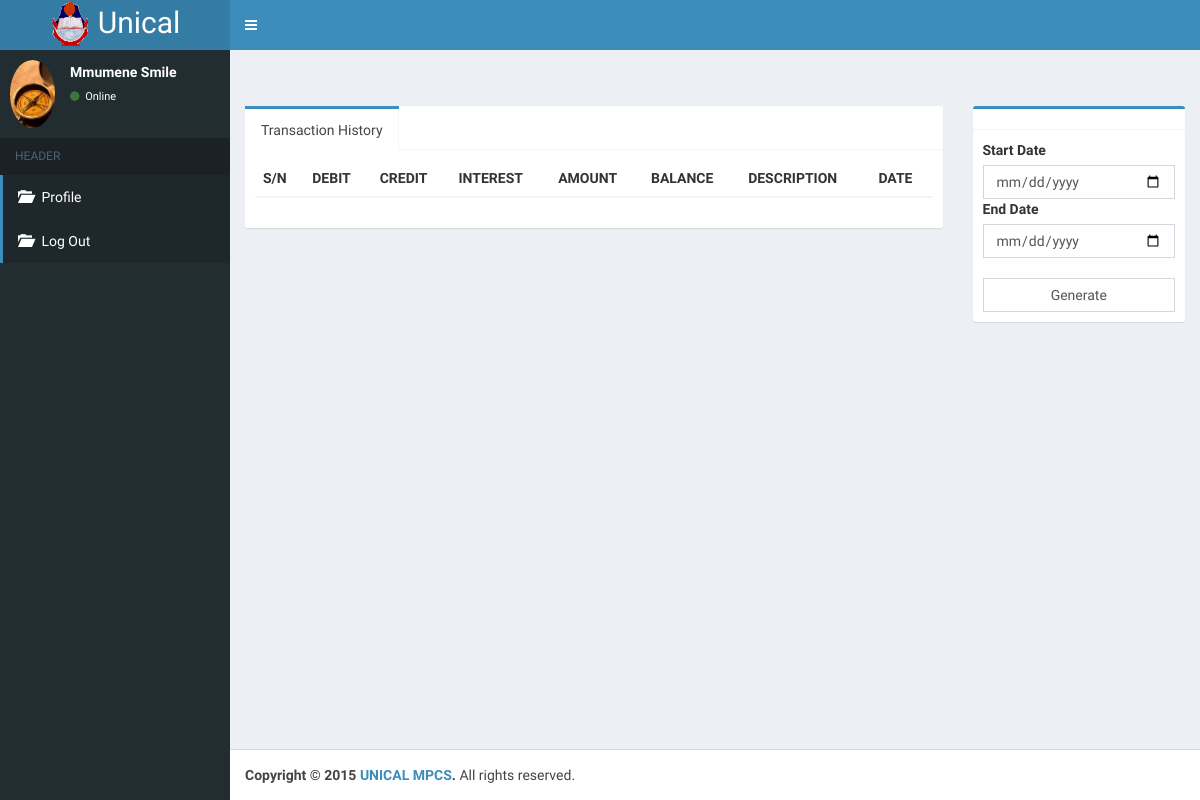
Before: /index.php?page=dep_witd&id=SSA4645268 (signed in) with the older database file.
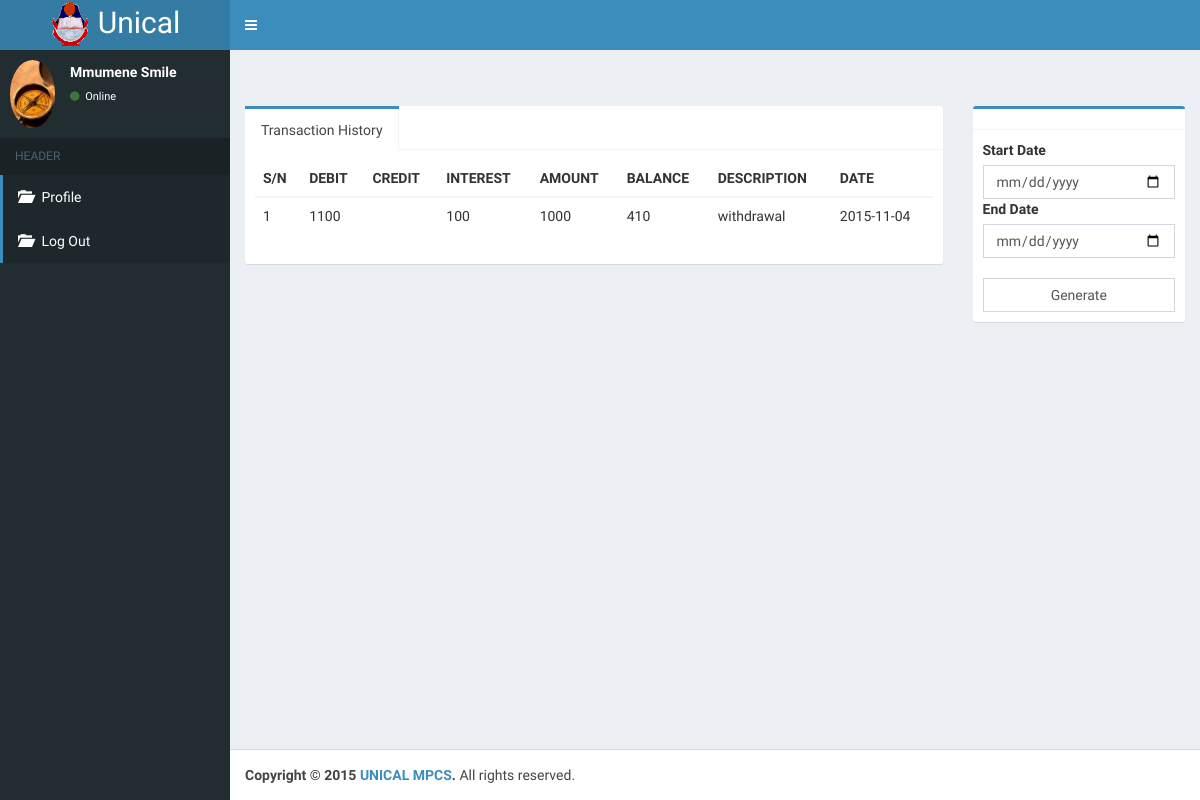
After: the same page with the newer database file.
### tables this page shows
CREATE TABLE IF NOT EXISTS `transaction` (
`id` int(11) NOT NULL,
  `debit` int(11) DEFAULT NULL,
  `credit` int(11) DEFAULT NULL,
  `date` date NOT NULL,
  `amount` float NOT NULL,
  `emp_id` int(11) NOT NULL,
  `balance` float NOT NULL,
  `total_deduction` float DEFAULT NULL,
  `acct_no` varchar(124) NOT NULL,
  `interest_amount` float DEFAULT NULL,
  `description` varchar(124) DEFAULT NULL,
  `bank_teller` varchar(124) DEFAULT NULL,
  `voucher_id` varchar(124) DEFAULT NULL
);

### conf/db_connect.php (called while the page is built, shortened)
<?php
function query($string){
$rs = mysql_query($string) or die(mysql_error());
return $rs;
}
function db_pic($id){
  $result = query("SELECT img_url FROM customer WHERE id='$id'");
  $row = mysql_fetch_array($result);
  $img = $row['img_url'];
  return $img;
}
function name($id){
  $result = query("SELECT * FROM customer WHERE id='$id'");
  $row = mysql_fetch_array($result);
  $name = $row['surname'] ." " . $row['firstname'];
  return $name;
}
?>

### index.php (the view, shortened to what this page needs)
<!DOCTYPE html>
<?php
include('conf/db_connect.php');
$id =$_SESSION['id'];
?>
<html>
  <head>
    <link rel="stylesheet" href="bootstrap/css/bootstrap.min.css">
    <link rel="stylesheet" href="https://maxcdn.bootstrapcdn.com/font-awesome/4.4.0/css/font-awesome.min.css">
    <link rel="stylesheet" href="https://code.ionicframework.com/ionicons/2.0.1/css/ionicons.min.css">
    <link rel="stylesheet" href="dist/css/AdminLTE.min.css">
    <link rel="stylesheet" href="dist/css/skins/skin-blue.min.css">
  </head>
  <body class="hold-transition skin-blue sidebar-mini">
    <div class="wrapper">
      <header class="main-header">
        <a href="index.html" class="logo">
          <h2 style='margin:0px;'>
          <img src="dist/img/unical.png" height="50px">
          <span>Unical</span>
          </h2>
        </a>
        <nav class="navbar navbar-static-top" role="navigation">
          <a href="#" class="sidebar-toggle" data-toggle="offcanvas" role="button">
          </a>
        </nav>
      </header>
      <aside class="main-sidebar">
        <section class="sidebar">
          <div class="user-panel">
            <div class="pull-left image">
              <img src="dist/img/<?php echo db_pic($id); ?>" class="img-circle" alt="User Image">
            </div>
            <div class="pull-left info">
              <p><?php echo name($id); ?></p>
              <a href="#"><i class="fa fa-circle text-success"></i> Online</a>
            </div>
          </div>
          <ul class="sidebar-menu">
            <li class="header">HEADER</li>
            <li class="active"><a href="index.php"><i class="glyphicon glyphicon-folder-open"></i> <span>Profile</span></a></li>
            <li class="active"><a href="logout.php"><i class="glyphicon glyphicon-folder-open"></i> <span>Log Out</span></a></li>
          </ul>
        </section>
      </aside>
      <div class="content-wrapper">
        <section class="content-header">
          <h1>
          </h1>
                </section>
        <section class="content">
          <?php
      $page = '';
          if (!empty($_GET['page'])) {
          $page .= $_GET['page'] . '.php';
          include($page);
          }
      else{
      include('profile.php');
      }
      ?>
      <footer class="main-footer">
        <strong>Copyright &copy; 2015 <a href="#">UNICAL MPCS</a>.</strong> All rights reserved.
              </footer>
  </body>
</html>

### transaction_report.php (shortened to what this page needs)
<?php
$top = "
<table class=table id=tableentry>
<thead>
  <tr>
    <th>S/N</th>
    <th>DEBIT</th>
    <th>CREDIT</th>
    <th>INTEREST</th>
    <th>AMOUNT</th>
    <th>BALANCE</th>
    <th>DESCRIPTION</th>
    <th>DATE</th>
  </tr>
</thead>
<tbody>";
$body = ' ';
$id = $_GET['id'];
$result = query("SELECT * FROM transaction WHERE acct_no='$id'");
$i = 0;
while($row = mysql_fetch_array($result)){
  ++$i;
  $date1 = $row['date'];
  $debit = $row['debit'];
  $credit = $row['credit'];
  $bal = $row['balance'];
  $amount = $row['amount'];
  $desc = $row['description'];
  $interest = $row['interest_amount'];
  $body .= "<tr>
  <td>$i</td>
  <td>$debit</td>
  <td>$credit</td>
  <td>$interest</td>
  <td>$amount</td>
  <td>$bal</td>
  <td>$desc</td>
  <td>$date1</td>
  </tr>";
  }
  $end = "</tbody></table><input type=text id=hid value=$id hidden/>";
  $htm = $top . $body . $end;
   echo $htm;
   ?>

Changed rows visible on the page:
added transaction: debit "1100", interest_amount "100", amount "1000", balance "410", description "withdrawal", date "2015-11-04"
